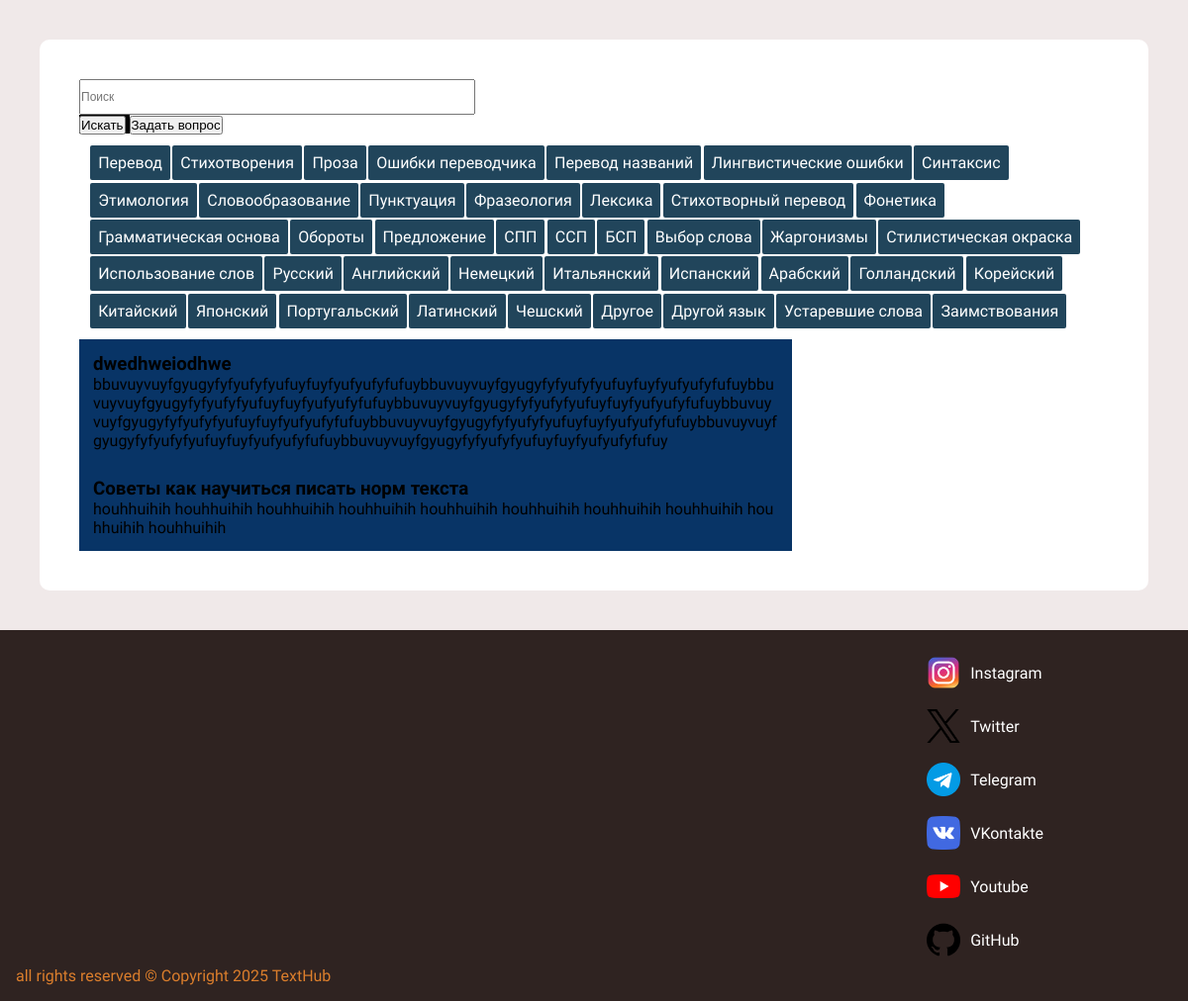
Screenshot of /forum/questions/ with the database file from the repository.
### forum/models.py (models this page shows, shortened)
class Category(models.Model):
    title = models.CharField(verbose_name='Category title', max_length=30, blank=False, null=False, unique=True)
    slug  = models.SlugField(verbose_name='Slug', max_length=30, unique=True)
    class Meta:
        verbose_name_plural = 'Categories'

class Question(models.Model):
    title       = models.CharField(verbose_name='Title', max_length=100, blank=False, null=False)
    text        = models.TextField(verbose_name='Description', blank=False, null=False)
    slug        = models.SlugField(verbose_name='Slug', max_length=100, unique=True)
    created_at  = models.DateTimeField(verbose_name='Creation datetime', auto_now_add=True)
    author      = models.ForeignKey(user, on_delete=models.CASCADE, verbose_name='Author', related_name='questions')
    categories  = models.ManyToManyField('Category', related_name='questions', verbose_name='Question categories')
    likes       = GenericRelation('StateLike')
    questions   = QuestionManager()
    objects     = models.Manager()

### forum/views.py (the view)
# urls.py: path('questions/', questions, name='questions'),
def questions(request):
    question_categories = Category.objects.all()
    questions = Question.objects.all()
    return render(request, 'forum/questions.html',
                  context={'search_question_form' : SearchQuestionForm,
                           'question_categories'  : question_categories,
                           'questions_list'       : questions,
                           })

### translations/context_processors.py (called while the page is built)
def footer_context(request):
    footer_data = {
        'instagram_link' : SocialMedia.INSTAGRAM_LINK,
        'twitter_link'   : SocialMedia.TWITTER_LINK,
        'telegram_link'  : SocialMedia.TELEGRAM_LINK,
        'vkontakte_link' : SocialMedia.VKONTAKTE_LINK,
        'youtube_link'   : SocialMedia.YOUTUBE_LINK,
        'github_link'    : SocialMedia.GITHUB_LINK
    }
    return footer_data

### forum/templates/forum/questions.html (shortened to what this page needs)
{% extends 'translations/base.html' %}
    {% load static %}
    {% block other_relations %}
        <link rel='stylesheet' href='{% static 'stylesheets/questions.css' %}'>
    {% endblock %}
    {% block main_block %}
        <div class='top_bar'>
            <form class='search_question_form' method='get'>
                {{ search_question_form }}
                <button type='submit'>Искать</button>
            </form>
            <button>Задать вопрос</button>
            <div class='categories-table'>
                {% for category in question_categories %}
                    <a class='category' href=''>{{ category.title }}</a>
                {% endfor %}
            </div>
        </div>
        <div class='section section-two-columns'>
            <div class='questions'>
                {% for question in questions_list %}
                <div class='question_card'>
                    <h3>{{ question.title }}</h3>
                    <span class='question-text'>{{ question.text }}</span>
                </div>
                {% endfor %}
            </div>
        </div>
    {% endblock %}

### translations/templates/translations/base.html (shortened to what this page needs)
{% load static %}
<!DOCTYPE html>
<html lang='ru'>
    <head>
        <link rel='stylesheet' href='{% static 'stylesheets/base.css' %}'>
        <link href='https://cdn.boxicons.com/fonts/basic/boxicons.min.css' rel='stylesheet'>
        {% block other_relations %}
        {% endblock %}
    </head>
    <body>
        <div class='wrapper'>
            <div class='content'>
                <main>
                    {% block main_block %}
                    {% endblock %}
                </main>
            </div>
            <footer>
                <div class='footer-info'>
                    <div class='user-info column'>
                        <span>
                            <img src='{% static 'images/footer/instagram.png' %}' alt='instagram-icon' class='icon'> <a href={{ instagram_link }}>Instagram</a>
                        </span>
                        <span>
                            <img src='{% static 'images/footer/twitter.png' %}' alt='twitter-icon' class='icon'> <a href={{ twitter_link }}>Twitter</a>
                        </span>
                        <span>
                            <img src='{% static 'images/footer/telegram.png' %}' alt='telegram-icon' class='icon'> <a href={{ telegram_link }}>Telegram</a>
                        </span>
                        <span>
                            <img src='{% static 'images/footer/vk.png' %}' alt='vkontakte-icon' class='icon'> <a href={{ vkontakte_link }}>VKontakte</a>
                        </span>
                        <span>
                            <img src='{% static 'images/footer/youtube.png' %}' alt='youtube-icon' class='icon'> <a href={{ youtube_link }}>Youtube</a>
                        </span>
                        <span>
                            <img src='{% static 'images/footer/github.png' %}' alt='github-icon' class='icon'> <a href={{ github_link }}>GitHub</a>
                        </span>
                    </div>
                </div>
                <span>all rights reserved © Copyright 2025 TextHub</span>
            </footer>
        </div>
    </body>
</html>

### translations/static/stylesheets/base.css (style rules this page uses)
* { margin: 0; padding: 0; box-sizing: border-box; }
:root { --solid_black: #000000; --black: #151514; --brown: #2f2321; --orange: #db7e2c; --charcoal: #21455b; --tan: #cec0af; --warm-tan: #efe2d2; --white: #ffffff; --grey: #f0e9e9; --index: calc(1vw + 1vh); }
html, body { height: 100%; }
body { background-color: var(--grey); font-family: 'Huninn', sans-serif; }
.wrapper { display: flex; flex-direction: column; height: 100%; }
.content { flex: 1 0 auto; }
main { margin: calc(var(--index)*2) calc(var(--index)*2); background-color: var(--white); padding: calc(var(--index)*2); border-radius: calc(var(--index)*0.5); }
footer { background-color: var(--brown); color: var(--orange); display: flex; flex: 0 0 auto; flex-direction: column; padding: calc(var(--index)*0.8); }
footer a { color: var(--white); text-decoration: none; }
footer .column { display: flex; flex-direction: column; }
footer .footer-info { display: flex; flex-direction: row; justify-content: space-around; }
footer .footer-info .user-info span { display: flex; flex-direction: row; align-items: center; }
footer .footer-info .user-info span .icon { width: calc(var(--index)*1.7); height: calc(var(--index)*1.7); margin: calc(var(--index)*0.5); }

### forum/static/stylesheets/questions.css (style rules this page uses)
:root { --blue: #083466; --ligth-blue: #446e9f; }
.categories-table { display: flex; flex-wrap: wrap; margin: calc(var(--index)*0.5); }
.search_question_form { display: inline; background-color: #000000; }
.input_text { width: calc(var(--index)*20); height: calc(var(--index)*1.8); font-size: calc(var(--index)*0.6); outline: none; }
.category { padding: calc(var(--index)*0.4); margin: calc(var(--index)*0.06); background-color: var(--charcoal); border-radius: calc(var(--index)*0.1); color: var(--white); text-decoration: none; }
.section-two-columns { display: flex; flex-direction: row; }
.questions { width: 60vw; background-color: #083466; }
.question_card { display: block; width: 100%; padding: calc(var(--index)*0.7); }
.question-text { word-break: break-all; }

### rows the page displays
Category: title "Перевод"
Category: title "Стихотворения"
Category: title "Проза"
Category: title "Ошибки переводчика"
Category: title "Перевод названий"
Category: title "Лингвистические ошибки"
Category: title "Синтаксис"
Category: title "Этимология"
Category: title "Словообразование"
Category: title "Пунктуация"
Category: title "Фразеология"
Category: title "Лексика"
Category: title "Стихотворный перевод"
Category: title "Фонетика"
Category: title "Грамматическая основа"
Category: title "Обороты"
Category: title "Предложение"
Category: title "СПП"
Category: title "ССП"
Category: title "БСП"
Category: title "Выбор слова"
Category: title "Жаргонизмы"
Category: title "Стилистическая окраска"
Category: title "Использование слов"
Category: title "Русский"
Category: title "Английский"
Category: title "Немецкий"
Category: title "Итальянский"
Category: title "Испанский"
Category: title "Арабский"
Category: title "Голландский"
Category: title "Корейский"
Category: title "Китайский"
Category: title "Японский"
Category: title "Португальский"
Category: title "Латинский"
Category: title "Чешский"
Category: title "Другое"
Category: title "Другой язык"
Category: title "Устаревшие слова"
Category: title "Заимствования"
Question: title "dwedhweiodhwe", text "bbuvuyvuyfgyugyfyfyufyfyufuyfuyfyufyufyfufuybbuvuyvuyfgyugyfyfyufyfyufuyfuyfyufyufyfufuybbuvuyvuyfgyugyfyfyufyfyufuyfuyfyufyufyfufuybbuvuyvuyfgyugyfyfyufyfyufuyfuyfyufyufyfufuybbuvuyvuyfgyugyfyfyufyfyufuyfuyfyufyufyfufuybbuvuyvuyfgyugyfyfyufyfyufuyfuyfyufyufyfufuybbuvuyvuyfgyugyfyfyufyfyufuyfuyfyufyufyfufuybbuvuyvuyfgyugyfyfyufyfyufuyfuyfyufyufyfufuy"
Question: title "Советы как научиться писать норм текста", text "houhhuihih houhhuihih houhhuihih houhhuihih houhhuihih houhhuihih houhhuihih houhhuihih houhhuihih houhhuihih"
